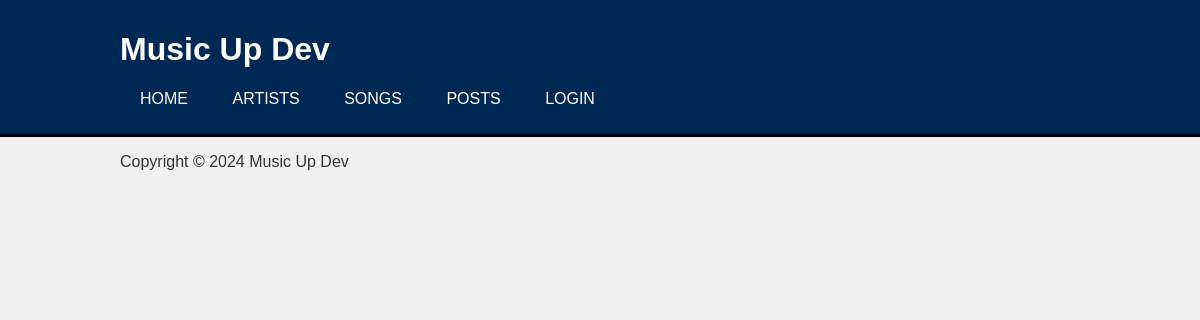
Page /Posts/ on the earlier database version.
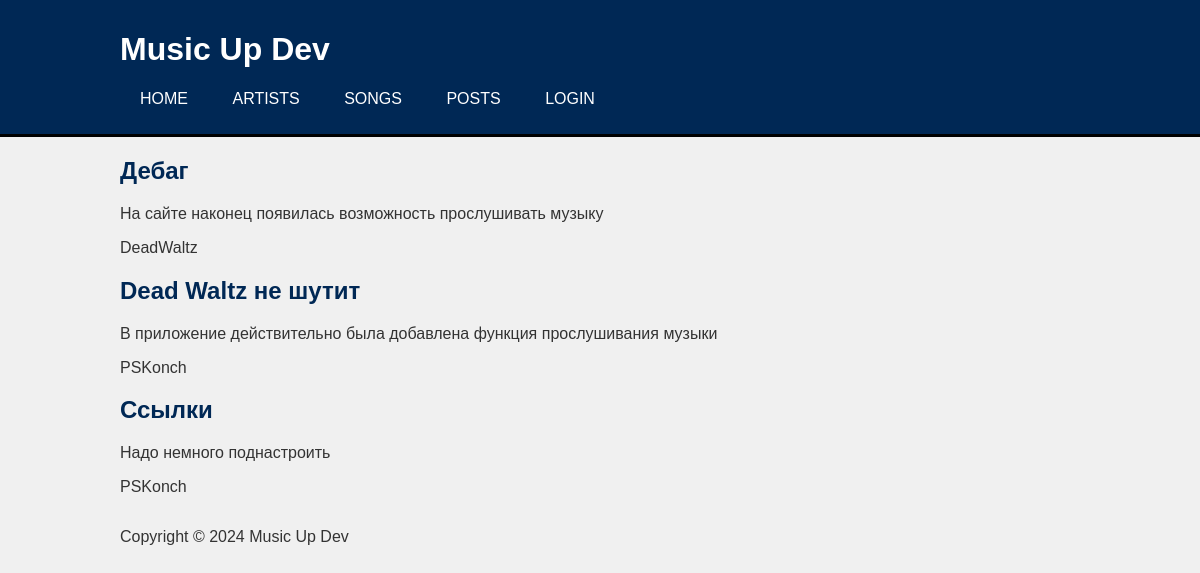
Same page on the later database version.
### Music_Up_Dev/models.py (models this page shows)
class Post_News(models.Model):
    title = models.CharField(max_length=200, blank=True)
    content = models.TextField(blank=True)
    created_at = models.DateTimeField(auto_now_add=timezone.now)
    author = models.ForeignKey(CustomUser, verbose_name=("auth_name"), on_delete=models.CASCADE)

### user/models.py (models this page shows)
class CustomUser(AbstractUser):
    is_artist = models.BooleanField(default=True)
    is_editor = models.BooleanField(default=False)
    description = models.TextField(blank=True)
    image = models.ImageField(upload_to='', blank=True)
    def __str__(self) -> str:
        return self.username

### Music_Up_Dev/views.py (the view)
# urls.py: path("Posts/", views.Posts_view, name="posts"),
def Posts_view(request):
    queryset = Post_News.objects.all()
    return render(request, "Music_Up_Dev/posts.html", {'content': queryset})

### Music_Up_Dev/templates/Music_Up_Dev/posts.html (shortened to what this page needs)
{% extends 'Music_Up_Dev/base.html' %}
{% block content %}
    {% for i in content %}
        <div class="artist_card">
            <h2>{{ i.title }}</h2>
            <p>{{ i.content }}</p>
            <p>{{ i.author }}</p>
        </div>
    {% endfor %}
{% endblock %}

Differences in the rows shown:
added Post_News: title "Дебаг", content "На сайте наконец появилась возможность прослушивать музыку", author "DeadWaltz"
added Post_News: title "Dead Waltz не шутит", content "В приложение действительно была добавлена функция прослушивания музыки", author "PSKonch"
added Post_News: title "Ссылки", content "Надо немного поднастроить", author "PSKonch"
